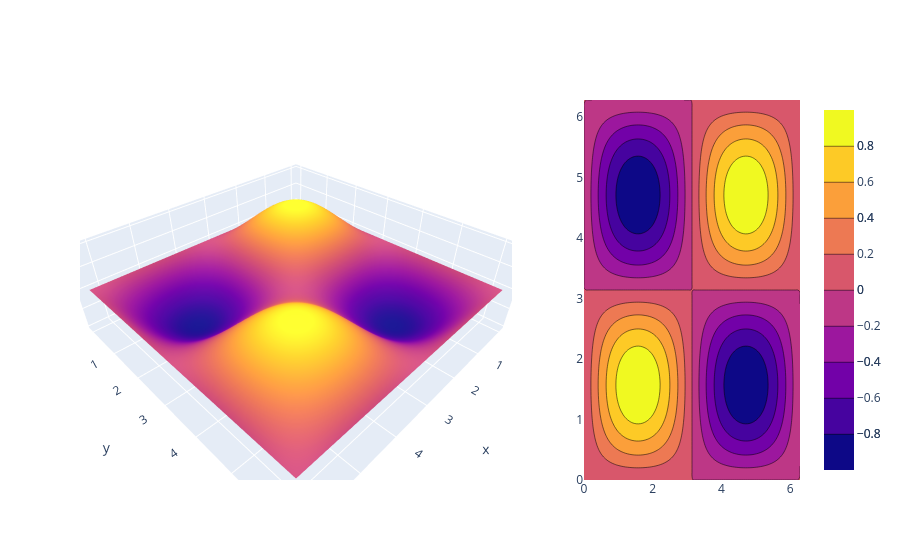

Notebook code cell kept with this figure:
### Markdown cell above
但这样显然不够优雅。可以用子图规划一下：

### Code cell
fig = make_subplots(
    rows=1,
    cols=2,
    column_widths=[0.66, 0.33],  # 关键修改：第一列占2/3，第二列占1/3
    specs=[[{"type": "surface"}, {"type": "contour"}]],
)
fig.add_trace(go.Surface(x=X, y=Y, z=Z), row=1, col=1)
fig.add_trace(go.Contour(x=x, y=y, z=Z), row=1, col=2)
